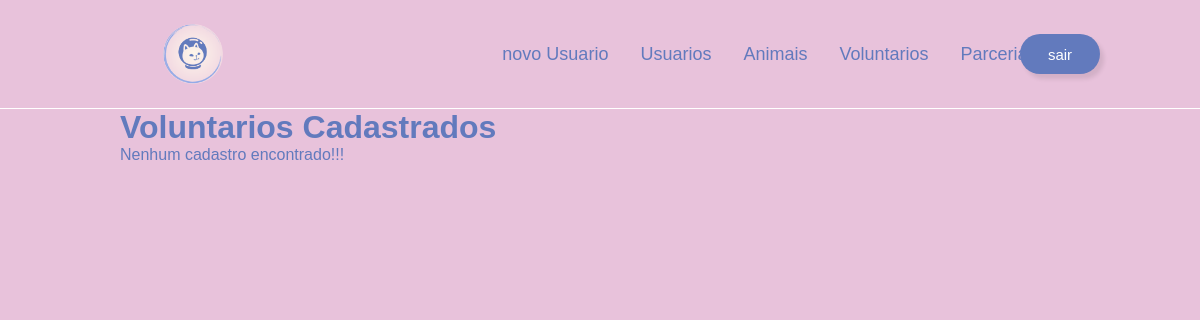
Before: /administracao/crud.php?page=ListarVoluntarios (signed in) with the older database file.
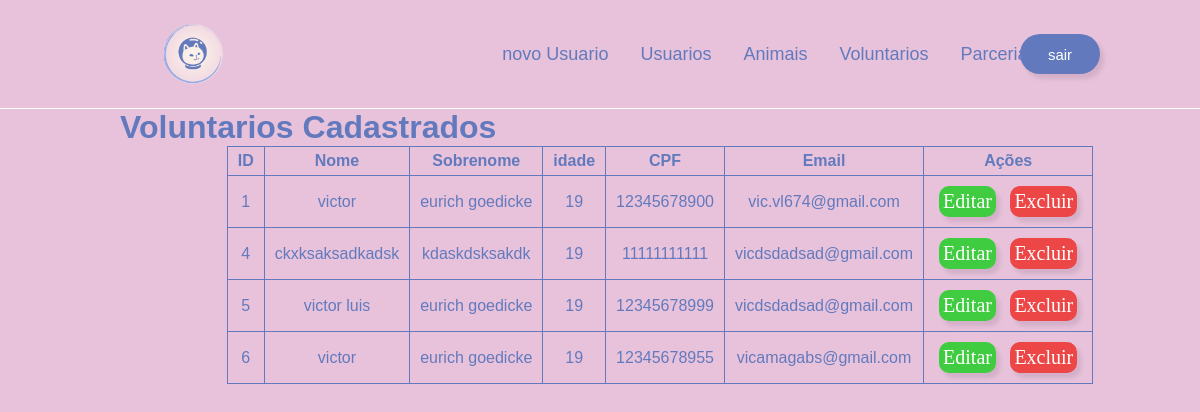
After: the same page with the newer database file.
### tables this page shows
CREATE TABLE `voluntarios` (
  `id` int(11) NOT NULL,
  `nome` varchar(255) NOT NULL,
  `sobrenome` varchar(255) NOT NULL,
  `idade` int(3) NOT NULL,
  `cpf` varchar(255) NOT NULL,
  `email` varchar(255) NOT NULL
);

### classes/db2.php (called while the page is built)
<?php
    class conexao
    {
        private $host = "localhost";
        private $user = "root";
        private $pass = "";
        private $base  = "dbcadastro";
        private $conn1;
        public function __construct()
        {
            $this->conn1 = mysqli_connect($this->host, $this->user , $this->pass) or die ("Conexao com o banco ".mysqli_error($this->conn1));
            mysqli_select_db($this->conn1,$this->base)or die ("erro ao conectar ".mysqli_error($this->conn1));
        }
        public function getConn()
        {
            return $this->conn1;
        }
    }

### classes/voluntariosDB.php (called while the page is built, shortened)
<?php
class voluntariosDB
{
    private $conexao;
    private $id;
    private $nome;
    private $sobrenome;
    private $idade;
    private $cpf;
    private $email;
    public function __construct()
    {
        $this->conexao = new conexao();
    }
    public function getNome()
    {
        return $this->nome;
    }
    public function setNome($nome)
    {
        $this->nome = $nome;
    }
    public function getSobrenome()
    {
        return $this->sobrenome;
    }
    public function setSobrenome($sobrenome)
    {
        $this->sobrenome = $sobrenome;
    }
    public function getIdade()
    {
        return $this->idade;
    }
    public function setIdade($idade)
    {
        $this->idade = $idade;
    }
    public function getEmail()
    {
        return $this->email;
    }
    public function setEmail($email)
    {
        $this->email = $email;
    }
    public function getCpf()
    {
        return $this->cpf;
    }
    public function setCpf($cpf)
    {
        $this->cpf = $cpf;
    }
    public function getId()
    {
        return $this->id;
    }
    public function setId($id)
    {
        $this->id = $id;
    }
    public function ListarVoluntarios()
    {
        $voluntarios = array();
        $sql = "SELECT *FROM voluntarios";
        $res = mysqli_query($this->conexao->getConn(),$sql);
        while($row= mysqli_fetch_assoc($res))
        {
            $voluntariodb = new voluntariosDB();
            $voluntariodb->setId($row['id']);
            $voluntariodb->setNome($row['nome']);
            $voluntariodb->setSobrenome($row['sobrenome']);
            $voluntariodb->setIdade($row['idade']);
            $voluntariodb->setCpf($row['cpf']);
            $voluntariodb->setEmail($row['email']);
            $voluntarios[] = $voluntariodb;
        }
        return $voluntarios;
    }
}

### administracao/ListarVoluntarios.php (the view)
<h1>Voluntarios Cadastrados</h1>
<?php
include("../classes/voluntariosDB.php");
$voluntario = new voluntariosDB();
$res = $voluntario->ListarVoluntarios();
$qtd = count($res);
if ($qtd > 0) {
    echo "<table class='table'>";
    echo "<th>ID</th>";
    echo "<th>Nome</th>";
    echo "<th>Sobrenome</th>";
    echo "<th>idade</th>";
    echo "<th>CPF</th>";
    echo "<th>Email</th>";
    echo "<th>Ações</th>";
    foreach ($res as $row) {
        echo "<tr>";
        echo "<td>" . $row->getId() . "</td>";
        echo "<td>" . $row->getNome() . "</td>";
        echo "<td>" . $row->getSobrenome() . "</td>";
        echo "<td>" . $row->getIdade() . "</td>";
        echo "<td>" . $row->getCpf() . "</td>";
        echo "<td>" . $row->getEmail() . "</td>";
       echo "<td>
            <button onclick=\"location.href='?page=editar_voluntarios&id=" . $row->getId() . "'\" class='editar'>Editar</button>
            <button onclick=\"if(confirm('Tem certeza que deseja excluir?')){location.href='?page=exclui_voluntariosr&acao=excluir&id=" . $row->getId() . "';}else{false;}\" class='excluir'>Excluir</button>
            </td>";
        echo "</tr>";
    }
    echo "</table>";
} else {
    echo "<p class='alert alert-danger'>Nenhum cadastro encontrado!!!</p>";
}
?>

### administracao/crud.php (shortened to what this page needs)
<!DOCTYPE html>
<html lang="pt-BR">
<head>
    <link rel="stylesheet" href="../css3/crud.css">
</head>
<body>
<header class="cabecalho">
        <img class="logo" alt="logo do projeto" src="../img/icon.png">
        <nav class="navegacao">
            <a class="cabecalho-menu" href="?page=novo"> novo Usuario </a>
            <a class="cabecalho-menu"href="?page=listar">Usuarios</a>
            <a class="cabecalho-menu" href="?page=listar_animais">Animais</a>
            <a class="cabecalho-menu" href="?page=ListarVoluntarios">Voluntarios</a>
            <a class="cabecalho-menu" href="?page=listar_empresarial">Parcerias </a>
        </nav>
         <button class="sair"  onclick="window.location.href='../sistema/logout.php'" >sair</button>
    </header>
    <div class="container">
        <div class="titulo-principal">
         <?php
            include("../classes/db2.php");
            switch(@$_REQUEST["page"]){
                case "ListarVoluntarios":
                    include("ListarVoluntarios.php");
                    break;
            }
            ?>
        </div>
</div>
</body>
</html>

### css3/crud.css (style rules this page uses)
* { margin: 0; padding: 0; box-sizing: border-box; text-decoration: none; border: none; }
body { font-size: 100%; background: #E8C2DB; }
.cabecalho { display: flex; flex-direction: row; align-items: center; justify-content: space-around; padding: 24px; }
.logo { height: 60px; border-radius: 100%; }
.navegacao { display: flex; gap: 32px; }
.cabecalho-menu { font-family: 'Sarala', sans-serif; color: #627ABD ; font-weight: 400px; font-size: 18px; cursor: pointer; transform: scale(1); transition: transform 0.5s; }
.sair { background-color: #627ABD; width: 80px; height: 40px; border: none; box-shadow: 4px 5px 4px rgba(0, 0, 0, 0.096); border-radius: 25px; font-family: 'Sarala', sans-serif; font-weight: 400px; font-size: 15px; color: #ffffff; cursor: pointer; position: absolute; right: 100px; }
.container { margin-bottom: auto; border-top: solid 0.4px #ffffff; }
.titulo-principal { font-family: 'Sarala', sans-serif; color: #627ABD; margin-left: 10%; }
table { border: 1px solid #627ABD; border-collapse: collapse; margin: auto; padding: 30px; }
th { padding: 5px 10px; border: 0.5px solid #627ABD; text-align: center; margin: auto; color: #627ABD; }
td { padding: 5px 10px; border: 0.5px solid #627ABD; text-align: center; margin: auto; color: #627ABD; }
.editar { background: rgb(64, 204, 64); border: none; box-shadow: 4px 5px 4px rgba(0,0,0,0.096); font-family: 'Sarala', cursive; font-weight: 400px; border-radius: 10px; font-size: 20px; color: #ffffff; cursor: pointer; margin: 5px; padding: 4px; }
.excluir { background: rgb(236, 70, 70); border: none; box-shadow: 4px 5px 4px rgba(0,0,0,0.096); font-family: 'Sarala', cursive; font-weight: 400px; border-radius: 10px; font-size: 20px; color: #ffffff; cursor: pointer; margin: 5px; padding: 4px; }

Changed rows visible on the page:
added voluntarios: id "1", nome "victor", sobrenome "eurich goedicke", idade "19", cpf "12345678900", email "vic.vl674@gmail.com"
added voluntarios: id "4", nome "ckxksaksadkadsk", sobrenome "kdaskdsksakdk", idade "19", cpf "11111111111", email "vicdsdadsad@gmail.com"
added voluntarios: id "5", nome "victor luis", sobrenome "eurich goedicke", idade "19", cpf "12345678999", email "vicdsdadsad@gmail.com"
added voluntarios: id "6", nome "victor", sobrenome "eurich goedicke", idade "19", cpf "12345678955", email "vicamagabs@gmail.com"
Other visible differences:
text no longer shown: "Nenhum cadastro encontrado!!!"
text now shown: "ID Nome Sobrenome idade CPF Email Ações"
